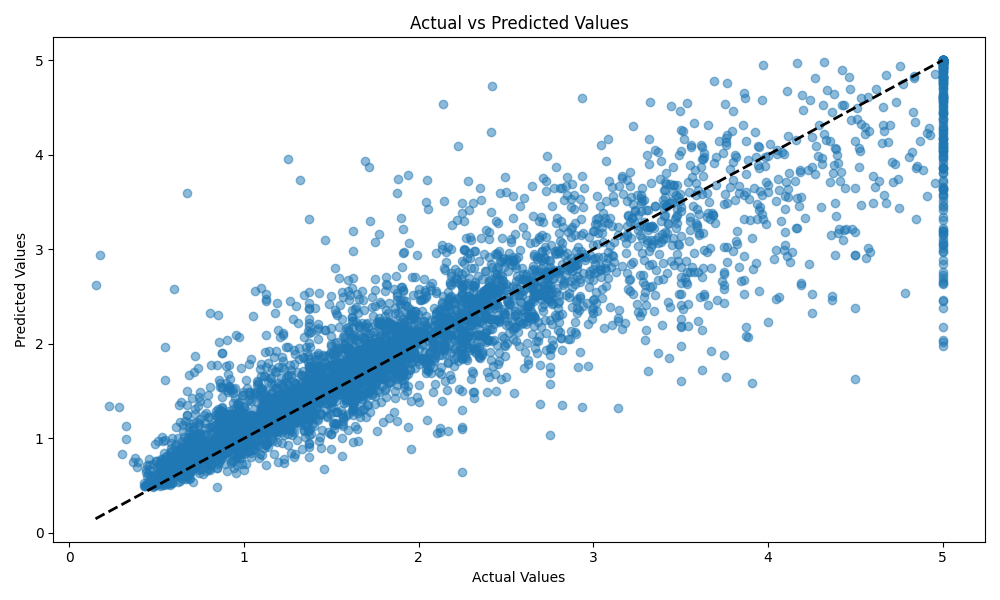

Generate this figure with Python:
import pandas as pd
from sklearn.datasets import fetch_california_housing
import seaborn as sns
import matplotlib
matplotlib.use('Agg')
import matplotlib.pyplot as plt

from sklearn.model_selection import train_test_split
from sklearn.ensemble import RandomForestRegressor

california = fetch_california_housing()

print (california.target)

data = pd.DataFrame(california.data, columns=california.feature_names)
target = pd.Series(california.target)

print(data.head())

correlation_matrix = data.corr()

plt.figure(figsize=(10, 8))
sns.heatmap(correlation_matrix, annot=True, fmt=".2f", cmap='coolwarm', square=True, cbar_kws={"shrink": .8})
plt.title('Correlation Matrix of California Housing Dataset')
plt.tight_layout()
plt.savefig('correlation_matrix.png')
plt.close()

train_X, test_X, train_y, test_y = train_test_split(data, target, test_size=0.2, random_state=42)

print("Training set size:", train_X.shape)
print("Test set size:", test_X.shape)

tree = RandomForestRegressor()
tree.fit(train_X, train_y)

predictions = tree.predict(test_X)

plt.figure(figsize=(10, 6))
plt.scatter(test_y, predictions, alpha=0.5)
plt.xlabel('Actual Values')
plt.ylabel('Predicted Values')
plt.title('Actual vs Predicted Values')
plt.plot([test_y.min(), test_y.max()], [test_y.min(), test_y.max()], 'k--', lw=2)
plt.tight_layout()
plt.savefig('actual_vs_predicted.png')
plt.close()
